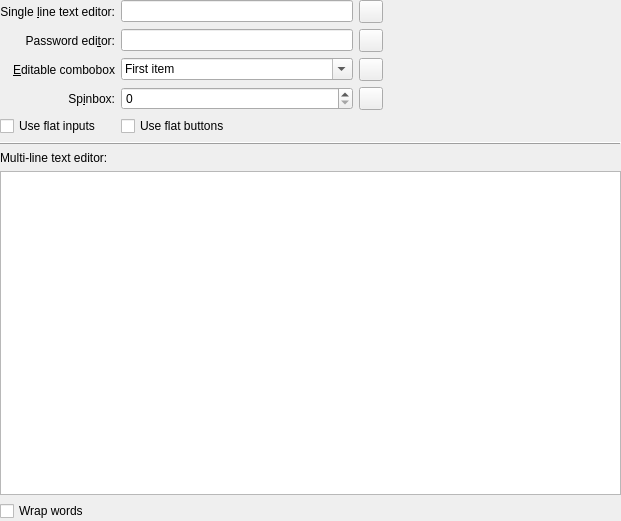
<?xml version="1.0" encoding="UTF-8"?>
<ui version="4.0">
 <class>InputDemoWidget</class>
 <widget class="QWidget" name="InputDemoWidget">
  <property name="geometry">
   <rect>
    <x>0</x>
    <y>0</y>
    <width>621</width>
    <height>521</height>
   </rect>
  </property>
  <layout class="QGridLayout" name="gridLayout">
   <property name="leftMargin">
    <number>0</number>
   </property>
   <property name="topMargin">
    <number>0</number>
   </property>
   <property name="rightMargin">
    <number>0</number>
   </property>
   <property name="bottomMargin">
    <number>0</number>
   </property>
   <item row="0" column="3">
    <spacer name="horizontalSpacer">
     <property name="orientation">
      <enum>Qt::Orientation::Horizontal</enum>
     </property>
     <property name="sizeHint" stdset="0">
      <size>
       <width>126</width>
       <height>21</height>
      </size>
     </property>
    </spacer>
   </item>
   <item row="8" column="0">
    <widget class="QCheckBox" name="wrapCheckBox">
     <property name="text">
      <string>Wrap words</string>
     </property>
    </widget>
   </item>
   <item row="6" column="0">
    <widget class="QLabel" name="label_5">
     <property name="text">
      <string>Multi-line text editor:</string>
     </property>
    </widget>
   </item>
   <item row="7" column="0" colspan="4">
    <widget class="QTextEdit" name="textedit"/>
   </item>
   <item row="3" column="0">
    <widget class="QLabel" name="label_4">
     <property name="text">
      <string>Sp&amp;inbox:</string>
     </property>
     <property name="alignment">
      <set>Qt::AlignmentFlag::AlignRight|Qt::AlignmentFlag::AlignTrailing|Qt::AlignmentFlag::AlignVCenter</set>
     </property>
     <property name="buddy">
      <cstring>kintspinbox</cstring>
     </property>
    </widget>
   </item>
   <item row="1" column="0">
    <widget class="QLabel" name="label_2">
     <property name="text">
      <string>Password edi&amp;tor:</string>
     </property>
     <property name="alignment">
      <set>Qt::AlignmentFlag::AlignRight|Qt::AlignmentFlag::AlignTrailing|Qt::AlignmentFlag::AlignVCenter</set>
     </property>
     <property name="buddy">
      <cstring>klineedit_2</cstring>
     </property>
    </widget>
   </item>
   <item row="1" column="1">
    <widget class="KLineEdit" name="klineedit_2">
     <property name="echoMode">
      <enum>QLineEdit::EchoMode::Password</enum>
     </property>
     <property name="showClearButton" stdset="0">
      <bool>true</bool>
     </property>
    </widget>
   </item>
   <item row="2" column="1">
    <widget class="KComboBox" name="kcombobox">
     <property name="editable">
      <bool>true</bool>
     </property>
     <item>
      <property name="text">
       <string>First item</string>
      </property>
     </item>
     <item>
      <property name="text">
       <string>Second item</string>
      </property>
     </item>
     <item>
      <property name="text">
       <string>Third item</string>
      </property>
     </item>
    </widget>
   </item>
   <item row="0" column="0">
    <widget class="QLabel" name="label">
     <property name="text">
      <string>Single &amp;line text editor:</string>
     </property>
     <property name="alignment">
      <set>Qt::AlignmentFlag::AlignRight|Qt::AlignmentFlag::AlignTrailing|Qt::AlignmentFlag::AlignVCenter</set>
     </property>
     <property name="buddy">
      <cstring>klineedit</cstring>
     </property>
    </widget>
   </item>
   <item row="2" column="0">
    <widget class="QLabel" name="label_3">
     <property name="text">
      <string>&amp;Editable combobox</string>
     </property>
     <property name="alignment">
      <set>Qt::AlignmentFlag::AlignRight|Qt::AlignmentFlag::AlignTrailing|Qt::AlignmentFlag::AlignVCenter</set>
     </property>
     <property name="buddy">
      <cstring>kcombobox</cstring>
     </property>
    </widget>
   </item>
   <item row="3" column="1">
    <widget class="QSpinBox" name="kintspinbox"/>
   </item>
   <item row="0" column="1">
    <widget class="KLineEdit" name="klineedit">
     <property name="text">
      <string/>
     </property>
     <property name="showClearButton" stdset="0">
      <bool>true</bool>
     </property>
    </widget>
   </item>
   <item row="5" column="0" colspan="4">
    <widget class="QFrame" name="frame">
     <property name="frameShape">
      <enum>QFrame::Shape::HLine</enum>
     </property>
     <property name="frameShadow">
      <enum>QFrame::Shadow::Raised</enum>
     </property>
    </widget>
   </item>
   <item row="0" column="2">
    <widget class="QToolButton" name="toolButton">
     <property name="icon">
      <iconset theme="search"/>
     </property>
    </widget>
   </item>
   <item row="1" column="2">
    <widget class="QToolButton" name="toolButton_2">
     <property name="icon">
      <iconset theme="search"/>
     </property>
    </widget>
   </item>
   <item row="2" column="2">
    <widget class="QToolButton" name="toolButton_3">
     <property name="icon">
      <iconset theme="search"/>
     </property>
    </widget>
   </item>
   <item row="3" column="2">
    <widget class="QToolButton" name="toolButton_4">
     <property name="icon">
      <iconset theme="search"/>
     </property>
    </widget>
   </item>
   <item row="4" column="0">
    <widget class="QCheckBox" name="flatCheckBox">
     <property name="text">
      <string>Use flat inputs</string>
     </property>
    </widget>
   </item>
   <item row="4" column="1">
    <widget class="QCheckBox" name="buttonCheckBox">
     <property name="text">
      <string>Use flat buttons</string>
     </property>
    </widget>
   </item>
  </layout>
 </widget>
 <customwidgets>
  <customwidget>
   <class>KComboBox</class>
   <extends>QComboBox</extends>
   <header>kcombobox.h</header>
  </customwidget>
  <customwidget>
   <class>KLineEdit</class>
   <extends>QLineEdit</extends>
   <header>klineedit.h</header>
  </customwidget>
 </customwidgets>
 <tabstops>
  <tabstop>klineedit</tabstop>
  <tabstop>klineedit_2</tabstop>
  <tabstop>kcombobox</tabstop>
  <tabstop>kintspinbox</tabstop>
  <tabstop>flatCheckBox</tabstop>
  <tabstop>textedit</tabstop>
  <tabstop>wrapCheckBox</tabstop>
 </tabstops>
 <resources/>
 <connections/>
</ui>
